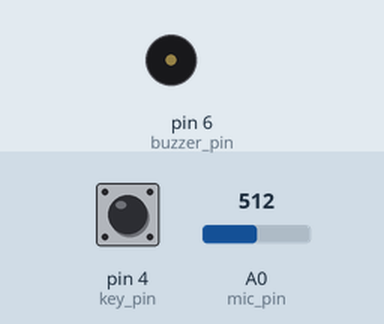
Recording of a sketch running on a simulated Arduino Uno, built with avr-gcc and run on an emulated ATmega328P. Shown: buzzer (waves = sounding). The test bench sets the inputs (shaded band); at power-on: pin 4 (key_pin) LOW, A0 (mic_pin) = 512. What the sketch prints to the serial monitor is not drawn.

Above: at 0.1 s.
At 0.6 s:
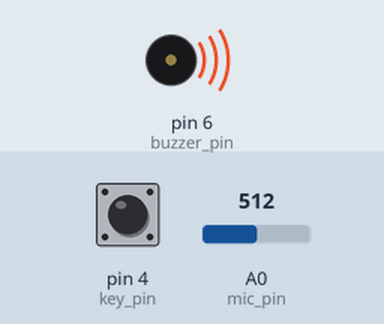
Timing chart, 0 to 40.0 s (numbered marks = the images above):
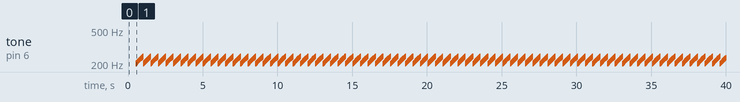

Measured:
- by itself, tone on pin 6 (buzzer_pin): plays 201 Hz for 0.01 s, 202 Hz for 0.01 s, 203 Hz for 0.01 s, 204 Hz for 0.01 s, 205 Hz for 0.01 s, 206 Hz for 0.01 s … (3580 notes in this stretch)

The sketch:

_4_fanrendelaotou.ino
```cpp
#include "key.h"//声明自定义的库

#define voice 400//声音的小的预设值，大于这个声音将被认为是噪音

#define mic_pin A0
#define buzzer_pin 6
#define key_pin 4

int voice_data;
long time, timer;

boolean buzzer_speak;//定义布尔型变量，布尔型数据只有两个值0和1

boolean add;
int i = 200;

void setup() {
  Serial.begin(115200);//设置波特率为115200
  pinMode(mic_pin, INPUT);//pinMode()函数用来设置引脚是输入模式还是输出模式
  pinMode(key_pin, INPUT);//定义引脚6为输入模式，用来接收信号
  pinMode(buzzer_pin, OUTPUT);//定义引脚4为输出模式

  key_init();
}

void loop() {

  voice_data = analogRead(mic_pin);//analogRead()函数在引脚设置为输入的情况下，可以获取引脚的电压情况HIGH（高电平）或者LOW第电平
  Serial.println(voice_data);//将数据从Arduino传递到PC，
//且单独占据一行，此数据可在串口监视器中看到
  //下面是函数的嵌套，如果声音大于预设值开始计时，计时后声音还是大，则蜂鸣器使能值为真，即开启蜂鸣器
  if (voice_data > voice)
  {
    if (millis() - time > 500 )//millis()是Arduino的自有函数，它返回以毫秒为单位的从Arduino开始执行到运行到当前的时间
    {
      voice_data = analogRead(mic_pin);
      if (voice_data > voice)
      {
        buzzer_speak = true;//蜂鸣器使能值为真，即开启蜂鸣器
        i = 200;
      }
      time = millis();
    }
  }
  else
  time = millis();
  //检查按键是否被按下，如果被按下，则蜂鸣器使能值为假，关闭蜂鸣器
  if (key_get(key_pin, 0))//调用自定义库key.h中的函数
  {
    delay(200);
    buzzer_speak = false;//蜂鸣器使能值为假，即关闭蜂鸣器
    time = millis();
  }
  if (buzzer_speak)//判断布尔型数据buzzer_speak的值
    buzzer();//调用自定义函数
  else
    noTone(buzzer_pin);//tone（)产生的声音在此结束
}

void buzzer()//自定义函数buzzer()
{
  if (millis() - timer > 10)
  {
    if (!add)
    {
      i++;
      if (i >= 800)
        add = true;
    }
    else
    {
      i--;
      if (i <= 200)
        add = false;
    }
    tone(buzzer_pin, i);//产生输出给压电扬声器的频率为i，前一个参数为连接到压电扬声器的数字引脚，后一个参数为以Hz为单位的频率值，
//产生的声音一直持续直到输出一个不同的声音或使用noTone(pin)函数结束在指定引脚上产生的声音
    timer = millis();
  }
}
```

key.h
```cpp
#include "arduino.h"

boolean key[NUM_DIGITAL_PINS];      //按键
boolean key_cache[NUM_DIGITAL_PINS];    //检测按键松开缓存

void key_init()
{
  for (int a = 0; a < NUM_DIGITAL_PINS; a++)
  {
    key[a] = LOW;
    key_cache[a] = HIGH;
  }
}

boolean key_get(int _key_pin, boolean _key_type)
{
  key_cache[_key_pin] = key[_key_pin];    //缓存作判断用

  key[_key_pin] = !digitalRead(_key_pin); //触发时

  switch (_key_type)
  {
    case 0:
      if (!key[_key_pin] && key_cache[_key_pin])
        return true;
      else
        return false;
      break;
    case 1:
      if (key[_key_pin] && !key_cache[_key_pin])
        return true;
      else
        return false;
      break;
  }
}
```
